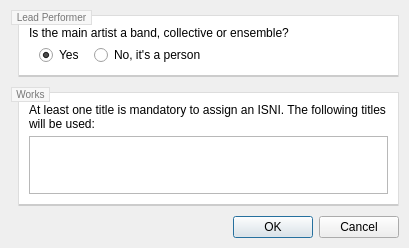
<?xml version="1.0" encoding="UTF-8"?>
<ui version="4.0">
 <class>isni_assignation_review_dialog</class>
 <widget class="QDialog" name="isni_assignation_review_dialog">
  <property name="geometry">
   <rect>
    <x>0</x>
    <y>0</y>
    <width>409</width>
    <height>248</height>
   </rect>
  </property>
  <property name="windowTitle">
   <string>TGiT</string>
  </property>
  <property name="styleSheet">
   <string notr="true">QGroupBox {
	border: 1px solid #DDDDDD;
	border-bottom: 2px solid rgba(0, 0, 0, 20%);
	background-color: white;
	margin: 5px 0px 0px 8px;
	font-size: 10px;
}

QGroupBox::title {
	subcontrol-origin: margin;
	subcontrol-position: top left;
	left: 1px;
	padding: 0 3px;
	color: #777777;
	border: 1px solid #DFDFDF;
	background-color: #F7F7F7;
 }
</string>
  </property>
  <property name="modal">
   <bool>true</bool>
  </property>
  <layout class="QVBoxLayout" name="verticalLayout" stretch="0,1,0">
   <property name="spacing">
    <number>10</number>
   </property>
   <property name="leftMargin">
    <number>10</number>
   </property>
   <property name="topMargin">
    <number>10</number>
   </property>
   <property name="rightMargin">
    <number>10</number>
   </property>
   <property name="bottomMargin">
    <number>10</number>
   </property>
   <item>
    <widget class="QGroupBox" name="_lead_performer_box">
     <property name="title">
      <string>Lead Performer</string>
     </property>
     <layout class="QVBoxLayout" name="verticalLayout_2">
      <property name="spacing">
       <number>5</number>
      </property>
      <property name="leftMargin">
       <number>10</number>
      </property>
      <property name="topMargin">
       <number>10</number>
      </property>
      <property name="rightMargin">
       <number>10</number>
      </property>
      <property name="bottomMargin">
       <number>10</number>
      </property>
      <item>
       <widget class="QLabel" name="_lead_performer_caption">
        <property name="text">
         <string>Is the main artist a band, collective or ensemble?</string>
        </property>
       </widget>
      </item>
      <item>
       <widget class="QWidget" name="_lead_performer_container" native="true">
        <layout class="QHBoxLayout" name="horizontalLayout">
         <property name="spacing">
          <number>10</number>
         </property>
         <property name="leftMargin">
          <number>10</number>
         </property>
         <property name="topMargin">
          <number>0</number>
         </property>
         <property name="rightMargin">
          <number>0</number>
         </property>
         <property name="bottomMargin">
          <number>0</number>
         </property>
         <item>
          <widget class="QRadioButton" name="_organization_button">
           <property name="text">
            <string>Yes</string>
           </property>
           <property name="checked">
            <bool>true</bool>
           </property>
          </widget>
         </item>
         <item>
          <widget class="QRadioButton" name="_individual_button">
           <property name="text">
            <string>No, it's a person</string>
           </property>
          </widget>
         </item>
         <item>
          <spacer name="horizontalSpacer">
           <property name="orientation">
            <enum>Qt::Horizontal</enum>
           </property>
           <property name="sizeHint" stdset="0">
            <size>
             <width>40</width>
             <height>20</height>
            </size>
           </property>
          </spacer>
         </item>
        </layout>
       </widget>
      </item>
     </layout>
    </widget>
   </item>
   <item>
    <widget class="QGroupBox" name="_works_box">
     <property name="title">
      <string>Works</string>
     </property>
     <layout class="QVBoxLayout" name="verticalLayout_3" stretch="0,0">
      <property name="spacing">
       <number>5</number>
      </property>
      <property name="leftMargin">
       <number>10</number>
      </property>
      <property name="topMargin">
       <number>10</number>
      </property>
      <property name="rightMargin">
       <number>10</number>
      </property>
      <property name="bottomMargin">
       <number>10</number>
      </property>
      <item>
       <widget class="QLabel" name="_works_caption">
        <property name="text">
         <string>At least one title is mandatory to assign an ISNI. The following titles will be used:</string>
        </property>
        <property name="wordWrap">
         <bool>true</bool>
        </property>
       </widget>
      </item>
      <item>
       <widget class="QListWidget" name="_works">
        <property name="sizeAdjustPolicy">
         <enum>QAbstractScrollArea::AdjustToContentsOnFirstShow</enum>
        </property>
        <property name="selectionMode">
         <enum>QAbstractItemView::NoSelection</enum>
        </property>
       </widget>
      </item>
     </layout>
    </widget>
   </item>
   <item>
    <widget class="QDialogButtonBox" name="_action_buttons">
     <property name="orientation">
      <enum>Qt::Horizontal</enum>
     </property>
     <property name="standardButtons">
      <set>QDialogButtonBox::Cancel|QDialogButtonBox::Ok</set>
     </property>
    </widget>
   </item>
  </layout>
 </widget>
 <resources/>
 <connections>
  <connection>
   <sender>_action_buttons</sender>
   <signal>accepted()</signal>
   <receiver>isni_assignation_review_dialog</receiver>
   <slot>accept()</slot>
   <hints>
    <hint type="sourcelabel">
     <x>248</x>
     <y>254</y>
    </hint>
    <hint type="destinationlabel">
     <x>157</x>
     <y>274</y>
    </hint>
   </hints>
  </connection>
  <connection>
   <sender>_action_buttons</sender>
   <signal>rejected()</signal>
   <receiver>isni_assignation_review_dialog</receiver>
   <slot>reject()</slot>
   <hints>
    <hint type="sourcelabel">
     <x>316</x>
     <y>260</y>
    </hint>
    <hint type="destinationlabel">
     <x>286</x>
     <y>274</y>
    </hint>
   </hints>
  </connection>
 </connections>
</ui>
